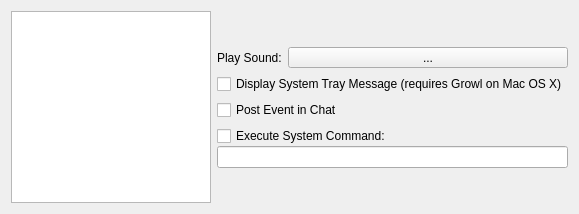
     <widget class="QWidget" name="Seite" >
      <attribute name="title" >
       <string>Events</string>
      </attribute>
      <layout class="QHBoxLayout" >
       <item>
        <widget class="QListWidget" name="fEventsList" >
         <property name="maximumSize" >
          <size>
           <width>200</width>
           <height>16777215</height>
          </size>
         </property>
         <property name="iconSize" >
          <size>
           <width>20</width>
           <height>20</height>
          </size>
         </property>
        </widget>
       </item>
       <item>
        <layout class="QVBoxLayout" >
         <item>
          <spacer>
           <property name="orientation" >
            <enum>Qt::Vertical</enum>
           </property>
           <property name="sizeType" >
            <enum>QSizePolicy::Expanding</enum>
           </property>
           <property name="sizeHint" >
            <size>
             <width>20</width>
             <height>14</height>
            </size>
           </property>
          </spacer>
         </item>
         <item>
          <layout class="QHBoxLayout" >
           <item>
            <widget class="QLabel" name="label_35" >
             <property name="text" >
              <string>Play Sound:</string>
             </property>
            </widget>
           </item>
           <item>
            <widget class="QToolButton" name="fEventsSound" >
             <property name="sizePolicy" >
              <sizepolicy vsizetype="Fixed" hsizetype="Expanding" >
               <horstretch>0</horstretch>
               <verstretch>0</verstretch>
              </sizepolicy>
             </property>
             <property name="maximumSize" >
              <size>
               <width>350</width>
               <height>16777215</height>
              </size>
             </property>
             <property name="text" >
              <string>...</string>
             </property>
            </widget>
           </item>
          </layout>
         </item>
         <item>
          <widget class="QCheckBox" name="fEventsDisplayTrayMsg" >
           <property name="text" >
            <string>Display System Tray Message (requires Growl on Mac OS X)</string>
           </property>
          </widget>
         </item>
         <item>
          <widget class="QCheckBox" name="fEventsPostChat" >
           <property name="text" >
            <string>Post Event in Chat</string>
           </property>
          </widget>
         </item>
         <item>
          <layout class="QVBoxLayout" >
           <property name="spacing" >
            <number>0</number>
           </property>
           <item>
            <widget class="QCheckBox" name="fEventsSysCmdEnabled" >
             <property name="text" >
              <string>Execute System Command:</string>
             </property>
            </widget>
           </item>
           <item>
            <widget class="QLineEdit" name="fEventsSysCmd" />
           </item>
          </layout>
         </item>
         <item>
          <spacer>
           <property name="orientation" >
            <enum>Qt::Vertical</enum>
           </property>
           <property name="sizeHint" >
            <size>
             <width>191</width>
             <height>31</height>
            </size>
           </property>
          </spacer>
         </item>
        </layout>
       </item>
      </layout>
     </widget>
